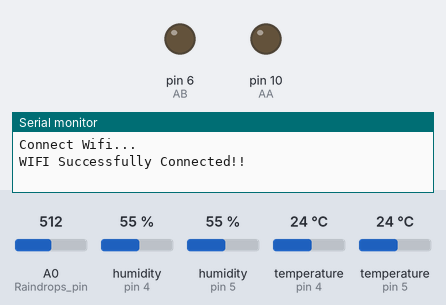
Bench run of a sketch on a simulated Arduino Uno, built with avr-gcc and run on an emulated ATmega328P. Parts: output pins drawn as LEDs (lit = HIGH), the last lines printed to the serial monitor. Inputs (shaded band) come from the test bench; at power-on: A0 (Raindrops_pin) = 512, humidity (sensors on pin 4, pin 5) 55 %, temperature (sensors on pin 4, pin 5) 24 °C. The modem accepts every AT command (registered, SIM ready, sends succeed) and sends nothing else.

Above: at 12.0 s.
At 35.6 s:
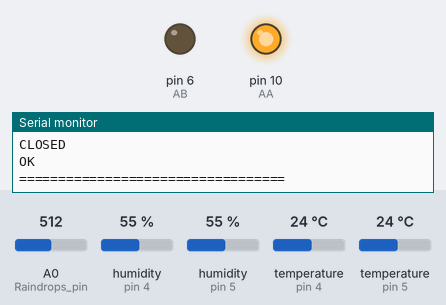
Timing chart, 0 to 38.3 s (numbered marks = the images above):
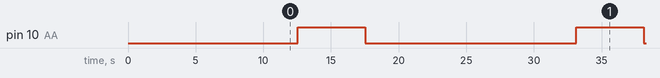

The sketch:

BlackIce.ino
```cpp
#include <DHT.h>
#include <SoftwareSerial.h>

#define DHTPIN1 4
#define DHTPIN2 5
#define DHTTYPE DHT22

DHT dht1(DHTPIN1, DHTTYPE);
DHT dht2(DHTPIN2, DHTTYPE);

int AA = 10; //물펌프
int AB = 6; //물펌프
int Raindrops_pin = A0;
int Blackice = 1;

float humi1;
float temp1;
float humi2;
float temp2;

int raindrops; //Stores raindrops value
String weather; //Sunny, Rainny

SoftwareSerial mySerial(2,3); //RX,TX
String ssid = "SBLAPTOP";
String PASSWORD = "12341234";
String host = "192.168.43.49";
void connectWifi(){
  String join ="AT+CWJAP=\""+ssid+"\",\""+PASSWORD+"\"";
  Serial.println("Connect Wifi...");
  mySerial.println(join);
  delay(10000);
  if(mySerial.find("OK"))
  {
    Serial.print("WIFI Successfully Connected!!\n");
    }else
    {
      Serial.println("connect timeout\n");
      }
      delay(1000);
      }

void httpclient(String char_input){
        delay(100);
        Serial.println("connect TCP...");
        mySerial.println("AT+CIPSTART=\"TCP\",\""+host+"\",8000");
        delay(500);

        if(Serial.find("ERROR"))
        {
        Serial.println("TCP Connect Error");
        return;
        }

        else{
          Serial.print("TCP Successfully Connected!!\n");
          delay(3000);
        }

        Serial.println("Send data...");
        String url=char_input;
        String h = " ";
        String cmd="GET /process.php?temp1="+url+" HTTP/1.0\r\n\r\n";
        mySerial.print("AT+CIPSEND=");
        mySerial.println(cmd.length());
        Serial.print("AT+CIPSEND=");
        Serial.println(cmd.length());
        delay(500);
        mySerial.println(cmd);
        Serial.println(cmd);
        delay(100);
        if(Serial.find("ERROR")) return;
        mySerial.println("AT+CIPCLOSE");
        delay(100);
            }

void setup()
{
  Serial.begin(9600);
  mySerial.begin(9600);
  dht1.begin();
  dht2.begin();
  pinMode(AA, OUTPUT);  // AA를 출력 핀으로 설정
  pinMode(AB, OUTPUT);  // AB를 출력 핀으로 설정
  connectWifi();
  delay(500);
  }

void loop()
{
  humi1 = dht1.readHumidity();
  temp1 = dht1.readTemperature();
  humi2 = dht2.readHumidity();
  temp2 = dht2.readTemperature();

  raindrops = analogRead(Raindrops_pin);

  if(analogRead(A0)<700){
    weather = "Rainny";
  }
  else{
    weather = "Sunny";
  }

  String str_output = String(temp1)+"&humi1="+String(humi1)+"&temp2="+String(temp2)+"&humi2="+String(humi2)+"&weather="+String(weather);
  delay(1000);

  if(Blackice == 1){
  digitalWrite(AA, HIGH);  // 정방향으로 모터 회전
  digitalWrite(AB, LOW);
  delay(5000);  // 5초동안 상태 유지(1000ms = 5s)

  digitalWrite(AA, LOW);  // 모터 정지
  digitalWrite(AB, LOW);
  delay(5000);  // 5초동안 상태 유지(1000ms = 5s)
  }

  httpclient(str_output);
  delay(1000);

  //Serial.find("+IPD");
  while (mySerial.available())
  {
    char response = mySerial.read();
    Serial.write(response);
    if(response=='\r') Serial.print('\n');
    }
    Serial.println("\n==================================\n");
    delay(2000);
 }
```

Measured:
- by itself, pin 10 (AA): alternates HIGH for 5.0 s and LOW for 15.6 s
